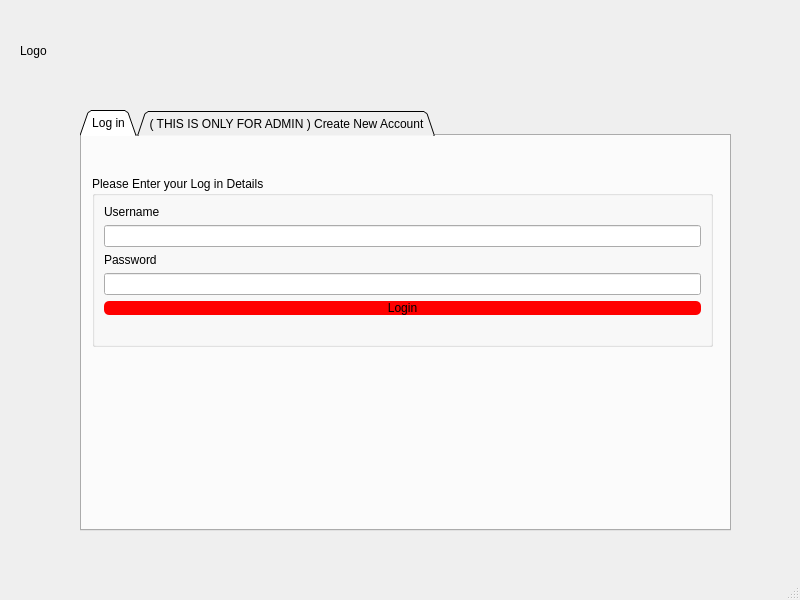
<?xml version="1.0" encoding="UTF-8"?>
<ui version="4.0">
 <class>MainWindow</class>
 <widget class="QMainWindow" name="MainWindow">
  <property name="geometry">
   <rect>
    <x>0</x>
    <y>0</y>
    <width>800</width>
    <height>600</height>
   </rect>
  </property>
  <property name="windowTitle">
   <string>MainWindow</string>
  </property>
  <widget class="QWidget" name="centralwidget">
   <widget class="QTabWidget" name="tabWidget">
    <property name="geometry">
     <rect>
      <x>80</x>
      <y>110</y>
      <width>651</width>
      <height>421</height>
     </rect>
    </property>
    <property name="tabPosition">
     <enum>QTabWidget::North</enum>
    </property>
    <property name="tabShape">
     <enum>QTabWidget::Triangular</enum>
    </property>
    <property name="currentIndex">
     <number>0</number>
    </property>
    <widget class="QWidget" name="tab_2">
     <attribute name="title">
      <string>Log in</string>
     </attribute>
     <widget class="QGroupBox" name="groupBox">
      <property name="geometry">
       <rect>
        <x>10</x>
        <y>40</y>
        <width>621</width>
        <height>171</height>
       </rect>
      </property>
      <property name="title">
       <string>Please Enter your Log in Details</string>
      </property>
      <layout class="QVBoxLayout" name="verticalLayout">
       <item>
        <widget class="QLabel" name="label_8">
         <property name="text">
          <string>Username</string>
         </property>
        </widget>
       </item>
       <item>
        <widget class="QLineEdit" name="lineEdit"/>
       </item>
       <item>
        <widget class="QLabel" name="label_9">
         <property name="text">
          <string>Password</string>
         </property>
        </widget>
       </item>
       <item>
        <widget class="QLineEdit" name="lineEdit_2">
         <property name="inputMask">
          <string/>
         </property>
         <property name="echoMode">
          <enum>QLineEdit::Password</enum>
         </property>
        </widget>
       </item>
       <item>
        <widget class="QPushButton" name="pushButton">
         <property name="styleSheet">
          <string notr="true">QPushButton{
	border-radius: 5px;
	background-color: red;
}</string>
         </property>
         <property name="text">
          <string>Login</string>
         </property>
        </widget>
       </item>
       <item>
        <spacer name="verticalSpacer">
         <property name="orientation">
          <enum>Qt::Vertical</enum>
         </property>
         <property name="sizeHint" stdset="0">
          <size>
           <width>20</width>
           <height>40</height>
          </size>
         </property>
        </spacer>
       </item>
      </layout>
     </widget>
    </widget>
    <widget class="QWidget" name="tab">
     <attribute name="title">
      <string>( THIS IS ONLY FOR ADMIN ) Create New Account</string>
     </attribute>
     <layout class="QHBoxLayout" name="horizontalLayout">
      <item>
       <widget class="QGroupBox" name="groupBox_2">
        <property name="title">
         <string>Account Creation</string>
        </property>
        <layout class="QVBoxLayout" name="verticalLayout_2">
         <item>
          <widget class="QLabel" name="label">
           <property name="text">
            <string>Name</string>
           </property>
          </widget>
         </item>
         <item>
          <widget class="QLineEdit" name="lineEdit_Name"/>
         </item>
         <item>
          <widget class="QLabel" name="label_2">
           <property name="text">
            <string>Age</string>
           </property>
          </widget>
         </item>
         <item>
          <widget class="QLineEdit" name="lineEdit_Age"/>
         </item>
         <item>
          <widget class="QLabel" name="label_3">
           <property name="text">
            <string>Date of Birth</string>
           </property>
          </widget>
         </item>
         <item>
          <widget class="QLineEdit" name="lineEdit_Dob"/>
         </item>
         <item>
          <widget class="QLabel" name="label_4">
           <property name="text">
            <string>Email</string>
           </property>
          </widget>
         </item>
         <item>
          <widget class="QLineEdit" name="lineEdit_Email"/>
         </item>
         <item>
          <widget class="QLabel" name="label_5">
           <property name="text">
            <string>Mobile Number</string>
           </property>
          </widget>
         </item>
         <item>
          <widget class="QLineEdit" name="lineEdit_MoNum"/>
         </item>
         <item>
          <widget class="QLabel" name="label_6">
           <property name="text">
            <string>Username</string>
           </property>
          </widget>
         </item>
         <item>
          <widget class="QLineEdit" name="lineEdit_Username"/>
         </item>
         <item>
          <widget class="QLabel" name="label_7">
           <property name="text">
            <string>Password</string>
           </property>
          </widget>
         </item>
         <item>
          <widget class="QLineEdit" name="lineEdit_Password"/>
         </item>
         <item>
          <widget class="QLabel" name="label_10">
           <property name="text">
            <string>Re-enter Password</string>
           </property>
          </widget>
         </item>
         <item>
          <widget class="QLineEdit" name="lineEdit_VerifyPass"/>
         </item>
         <item>
          <widget class="QPushButton" name="pushButton_3">
           <property name="text">
            <string>Test Add Acc</string>
           </property>
          </widget>
         </item>
        </layout>
       </widget>
      </item>
     </layout>
    </widget>
   </widget>
   <widget class="QLabel" name="img">
    <property name="geometry">
     <rect>
      <x>20</x>
      <y>0</y>
      <width>651</width>
      <height>101</height>
     </rect>
    </property>
    <property name="text">
     <string>Logo</string>
    </property>
   </widget>
  </widget>
  <widget class="QMenuBar" name="menubar">
   <property name="geometry">
    <rect>
     <x>0</x>
     <y>0</y>
     <width>800</width>
     <height>20</height>
    </rect>
   </property>
  </widget>
  <widget class="QStatusBar" name="statusbar"/>
 </widget>
 <resources/>
 <connections/>
</ui>
